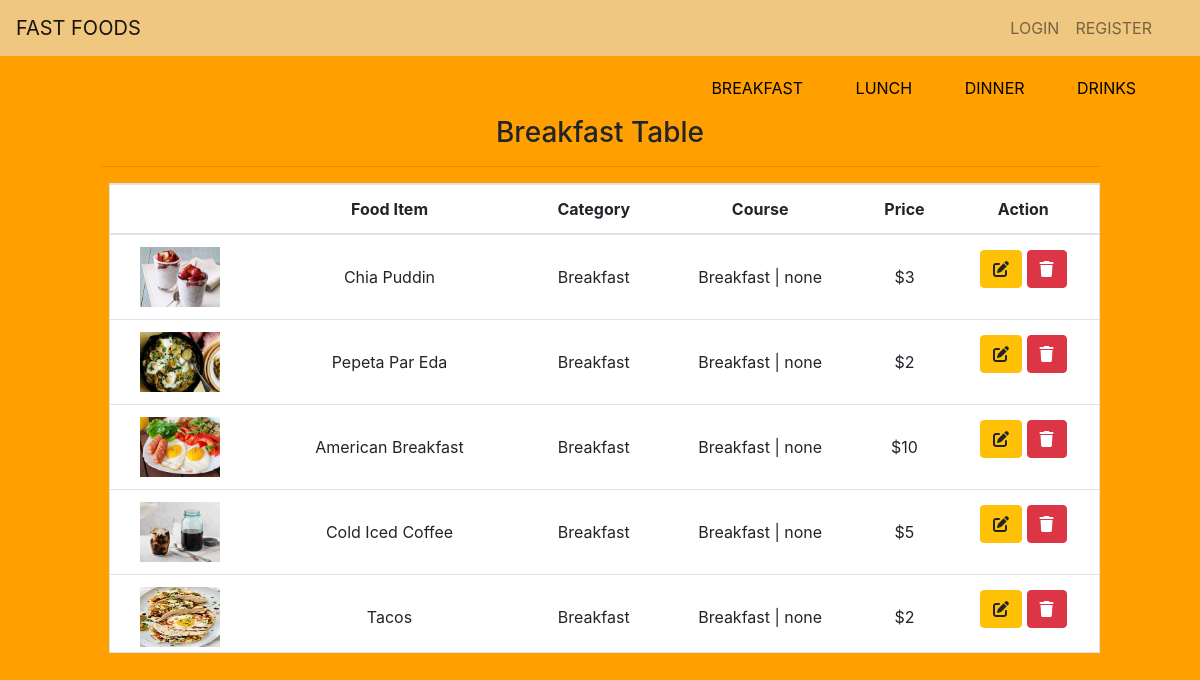
The app's page /app/admbreakfast/ with its own data.
### app/models.py (models this page shows, shortened)
class Food(models.Model):
    id =models.UUIDField(primary_key=True, default=uuid.uuid4)
    name = models.CharField(max_length=120)
    meal = models.ForeignKey(Meal, on_delete=models.CASCADE, null=True)
    course = models.ForeignKey(Course, on_delete=models.CASCADE, null=True)
    price = models.PositiveIntegerField(null=True)
    image = models.ImageField(upload_to='food_pics/', default='/media/food.jpg')
    created = models.DateTimeField(auto_now_add=True)
    update = models.DateTimeField(auto_now=True)
    class Meta:
        verbose_name_plural ='food'
        ordering =('-created',)

class Meal(models.Model):
    id =models.UUIDField(primary_key=True, default=uuid.uuid4)
    name = models.CharField(choices=category ,max_length=120, null=True)
    class Meta:
        verbose_name_plural = 'meal'
    def __str__(self):
        return self.name

class Course(models.Model):
    id =models.UUIDField(primary_key=True, default=uuid.uuid4)
    name = models.CharField(choices=choice,max_length=120, null=True)
    meal = models.ForeignKey(Meal, on_delete=models.CASCADE)
    class Meta:
        verbose_name_plural = 'course'
    def __str__(self):
        return f'{self.meal} | {self.name}'

### app/views.py (the view)
# urls.py: path('admbreakfast/', admbreakfast, name='admbreakfast'),
def admbreakfast(request):
    foods = Food.objects.all()
    context={
        'foods':foods,
    }
    return render(request, 'pages/admbreakfast.html',context )

### templates/pages/admbreakfast.html (shortened to what this page needs)
{% extends 'partials/base.html' %}
{%load crispy_forms_tags%}
{% block content %}
    <div class="container">
        <div class="row" style="margin-top: 60px;">
            <div class="col-md-7">
            </div>
            <div class="col-md-5">
                <div class="py-3 text-center">
                    <a class="pr-5" style="color: black;" href="{% url 'admbreakfast' %}">BREAKFAST</a>
                    <a class="pr-5" style="color: black;" href="{% url 'admlunch' %}">LUNCH</a>
                    <a class="pr-5" style="color: black;" href="{% url 'admdinner' %}">DINNER</a>
                    <a style="color: black;" href="{% url 'admdrinks' %}">DRINKS</a>
                </div>
            </div>
        </div>
        <div class="row">
            <div class="upper" style="margin: auto; width: 100%; display: flex; text-align: center; justify-content: space-between;  ">
                <div class="right mb-2" style="margin: auto; width: 90%;">
                    <h3>Breakfast Table</h3>
                    <hr>
                    <div class="border bg-white ml-2" style="height: 470px; overflow-y: scroll;">
                        <table class="table">
                            <thead>
                                <th style="padding-top: 20px;" scope="col" >{{forloop.counter}}</th>
                                <th scope="col" >Food Item</th>
                                <th scope="col" >Category</th>
                                <th scope="col">Course</th>
                                <th scope="col" >Price</th>
                                <th scope="col">Action</th>
                            </thead>
                            <tbody>
                                {% for food in foods %}
                                {%if food.meal.name == 'Breakfast'%}
                                <tr>
                                    <td><img src="{{food.image.url}}" alt="" height="60px" width="80px"></td>
                                    <td style="padding-top: 30px;">{{food.name}}</td>
                                    <td style="padding-top: 30px;">{{food.meal}}</td>
                                    <td style="padding-top: 30px;">{{food.course}}</td>
                                    <td style="padding-top: 30px;">${{food.price}}</td>
                                    <td style="padding-top: 15px;">
                                        <a class="btn btn-warning" href="{% url 'edit_admbreakfast' food.id %}"><i class="fas fa-edit"></i></a>
                                        <a class="btn btn-danger" href="{% url 'delete_admbreakfast' food.id %}"><i class="fa fa-trash"></i></a>
                                    </td>
                                </tr>
                                {%endif%}
                                {% endfor %}
                            </tbody>
                        </table>
                </div>
            </div>
        </div>
    </div>
{% endblock %}

### static/css/style.css (style rules this page uses)
body { background-color: #ff9f00 !important; }

### records on screen
Food: image (picture), name "Chia Puddin", meal "Breakfast", course "Breakfast | none", price "3"
Food: image (picture), name "Pepeta Par Eda", meal "Breakfast", course "Breakfast | none", price "2"
Food: image (picture), name "American Breakfast", meal "Breakfast", course "Breakfast | none", price "10"
Food: image (picture), name "Cold Iced Coffee", meal "Breakfast", course "Breakfast | none", price "5"
Food: image (picture), name "Tacos", meal "Breakfast", course "Breakfast | none", price "2"
